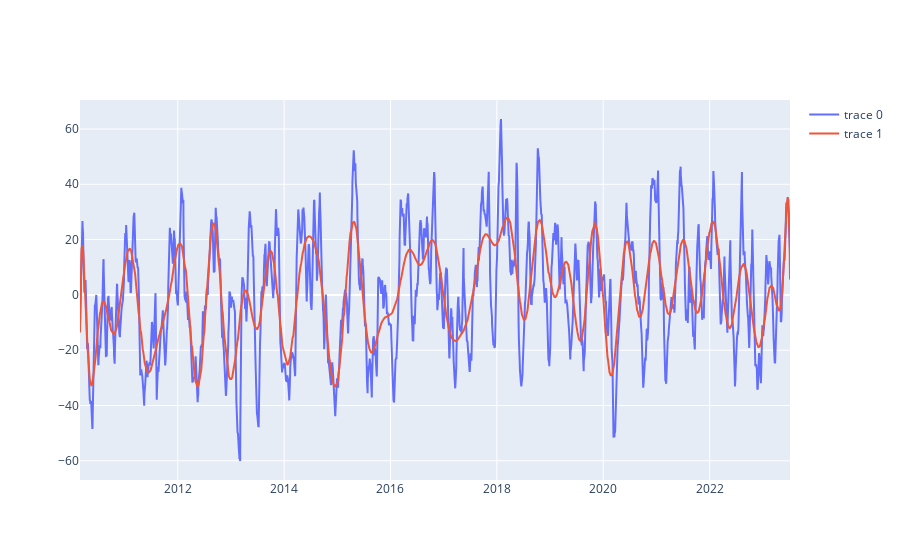

The cell this chart's notebook holds for it:
### Code cell
ativo_df_prev = preparar_dados_financeiros("PETR3.SA",1,start="2010-01-01",end="2023-07-08",remove_out=False)

tsi_df_prev= GetTsi(ativo_df_prev, 80, 0.002)


fig = go.Figure()

fig.add_trace(go.Scatter(x=tsi_df_prev.index, y=tsi_df_prev["tsi"]))
fig.add_trace(go.Scatter(x=tsi_df_prev.index, y=tsi_df_prev["gaussian"]))

fig.show()

### Figure 1 — Plotly figure (JSON) as saved in the notebook; plotly's stock layout.template omitted (floating-point values rounded to 4 significant figures; data arrays with more than 128 entries replaced by an {"elided": "..."} marker saying what was removed)
{"data": [{"type": "scatter", "x": {"elided": "3317 str values"}, "y": {"elided": "3317 float values"}}, {"type": "scatter", "x": {"elided": "3317 str values"}, "y": {"elided": "3317 float values"}}], "layout": {}}
